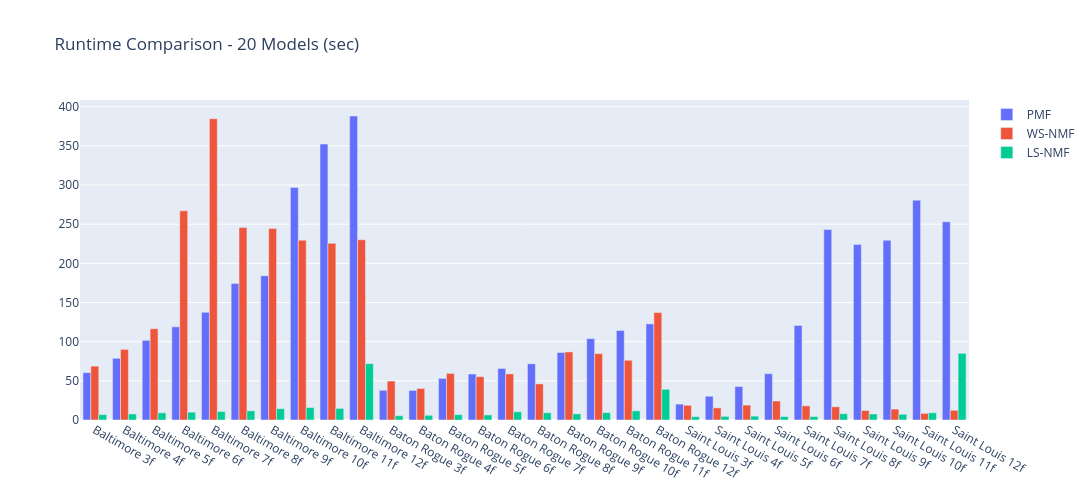

This figure's notebook cell:
### Code cell
labels = runtime_df["dataset"] + " " + runtime_df["factors"].astype(str) + "f"
runtime_df["index"] = labels

# runtime_df = runtime_df.sort_values(by=["dataset", "factors"], ascending=False)
pmf_trace = go.Bar(x=runtime_df["index"], y=runtime_df["pmf-runtime"], name="PMF")
ws_trace = go.Bar(x=runtime_df["index"], y=runtime_df["ws-nmf-runtime"], name="WS-NMF")
ls_trace = go.Bar(x=runtime_df["index"], y=runtime_df["ls-nmf-runtime"], name="LS-NMF")

runtime_fig2 = go.Figure(data=[pmf_trace, ws_trace, ls_trace])
runtime_fig2.update_layout(barmode='group')
runtime_fig2.layout.title = "Runtime Comparison - 20 Models (sec)"
runtime_fig2.layout.height = 500
runtime_fig2.layout.width = 1200
runtime_fig2.show()

### Figure 1 — Plotly figure (JSON) as saved in the notebook; plotly's stock layout.template omitted (floating-point values rounded to 4 significant figures)
{"data": [{"name": "PMF", "type": "bar", "x": ["Baltimore 3f", "Baltimore 4f", "Baltimore 5f", "Baltimore 6f", "Baltimore 7f", "Baltimore 8f", "Baltimore 9f", "Baltimore 10f", "Baltimore 11f", "Baltimore 12f", "Baton Rogue 3f", "Baton Rogue 4f", "Baton Rogue 5f", "Baton Rogue 6f", "Baton Rogue 7f", "Baton Rogue 8f", "Baton Rogue 9f", "Baton Rogue 10f", "Baton Rogue 11f", "Baton Rogue 12f", "Saint Louis 3f", "Saint Louis 4f", "Saint Louis 5f", "Saint Louis 6f", "Saint Louis 7f", "Saint Louis 8f", "Saint Louis 9f", "Saint Louis 10f", "Saint Louis 11f", "Saint Louis 12f"], "y": [60.45, 78.78, 101.7, 118.9, 137.5, 174.2, 184.3, 297.0, 352.3, 388.1, 37.91, 37.75, 53.1, 58.7, 65.77, 71.73, 86.17, 103.9, 114.4, 122.7, 20.3, 30.33, 42.67, 59.12, 120.8, 243.1, 224.2, 229.5, 280.7, 253.1]}, {"name": "WS-NMF", "type": "bar", "x": ["Baltimore 3f", "Baltimore 4f", "Baltimore 5f", "Baltimore 6f", "Baltimore 7f", "Baltimore 8f", "Baltimore 9f", "Baltimore 10f", "Baltimore 11f", "Baltimore 12f", "Baton Rogue 3f", "Baton Rogue 4f", "Baton Rogue 5f", "Baton Rogue 6f", "Baton Rogue 7f", "Baton Rogue 8f", "Baton Rogue 9f", "Baton Rogue 10f", "Baton Rogue 11f", "Baton Rogue 12f", "Saint Louis 3f", "Saint Louis 4f", "Saint Louis 5f", "Saint Louis 6f", "Saint Louis 7f", "Saint Louis 8f", "Saint Louis 9f", "Saint Louis 10f", "Saint Louis 11f", "Saint Louis 12f"], "y": [68.76, 90.16, 116.5, 267.1, 384.7, 245.7, 244.5, 229.6, 225.5, 230.1, 49.74, 40.32, 59.53, 55.35, 58.85, 46.11, 86.94, 84.76, 76.28, 137.2, 18.78, 15.46, 19.04, 24.19, 18.05, 16.89, 12.08, 13.93, 8.49, 12.4]}, {"name": "LS-NMF", "type": "bar", "x": ["Baltimore 3f", "Baltimore 4f", "Baltimore 5f", "Baltimore 6f", "Baltimore 7f", "Baltimore 8f", "Baltimore 9f", "Baltimore 10f", "Baltimore 11f", "Baltimore 12f", "Baton Rogue 3f", "Baton Rogue 4f", "Baton Rogue 5f", "Baton Rogue 6f", "Baton Rogue 7f", "Baton Rogue 8f", "Baton Rogue 9f", "Baton Rogue 10f", "Baton Rogue 11f", "Baton Rogue 12f", "Saint Louis 3f", "Saint Louis 4f", "Saint Louis 5f", "Saint Louis 6f", "Saint Louis 7f", "Saint Louis 8f", "Saint Louis 9f", "Saint Louis 10f", "Saint Louis 11f", "Saint Louis 12f"], "y": [6.85, 7.73, 9.16, 9.96, 10.86, 11.7, 14.43, 15.86, 14.8, 71.98, 5.47, 6.01, 6.82, 6.45, 10.56, 9.23, 7.82, 9.4, 11.68, 39.18, 4.33, 4.62, 4.91, 4.46, 4.42, 8.01, 7.68, 7.3, 9.26, 85.1]}], "layout": {"barmode": "group", "height": 500, "title": {"text": "Runtime Comparison - 20 Models (sec)"}, "width": 1200, "xaxis": {"autorange": true, "range": [-0.5, 29.5], "type": "category"}, "yaxis": {"autorange": true, "range": [0, 408.5], "type": "linear"}}}
